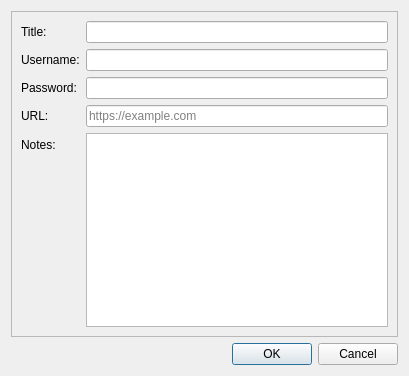
<?xml version="1.0" encoding="UTF-8"?>
<ui version="4.0">
 <class>PasswordEntryInfoDialog</class>
 <widget class="QDialog" name="PasswordEntryInfoDialog">
  <property name="windowModality">
   <enum>Qt::WindowModality::WindowModal</enum>
  </property>
  <property name="geometry">
   <rect>
    <x>0</x>
    <y>0</y>
    <width>409</width>
    <height>376</height>
   </rect>
  </property>
  <property name="windowTitle">
   <string>PasswordManager - Password entry info</string>
  </property>
  <layout class="QVBoxLayout" name="verticalLayout">
   <item>
    <widget class="QFrame" name="mainDialogFrame">
     <property name="frameShape">
      <enum>QFrame::Shape::StyledPanel</enum>
     </property>
     <property name="frameShadow">
      <enum>QFrame::Shadow::Raised</enum>
     </property>
     <layout class="QVBoxLayout" name="verticalLayout_2">
      <item>
       <layout class="QFormLayout" name="formLayout">
        <item row="0" column="0">
         <widget class="QLabel" name="titleLabel">
          <property name="text">
           <string>Title:</string>
          </property>
         </widget>
        </item>
        <item row="0" column="1">
         <widget class="QLineEdit" name="titleLineEdit"/>
        </item>
        <item row="1" column="0">
         <widget class="QLabel" name="usernameLabel">
          <property name="text">
           <string>Username:</string>
          </property>
         </widget>
        </item>
        <item row="1" column="1">
         <widget class="QLineEdit" name="usernameLineEdit"/>
        </item>
        <item row="2" column="0">
         <widget class="QLabel" name="passwordLabel">
          <property name="text">
           <string>Password:</string>
          </property>
         </widget>
        </item>
        <item row="2" column="1">
         <widget class="QLineEdit" name="passwordLineEdit">
          <property name="echoMode">
           <enum>QLineEdit::EchoMode::Password</enum>
          </property>
         </widget>
        </item>
        <item row="3" column="0">
         <widget class="QLabel" name="urlLabel">
          <property name="text">
           <string>URL:</string>
          </property>
         </widget>
        </item>
        <item row="3" column="1">
         <widget class="QLineEdit" name="urlLineEdit">
          <property name="placeholderText">
           <string>https://example.com</string>
          </property>
         </widget>
        </item>
        <item row="4" column="0">
         <widget class="QLabel" name="notesLabel">
          <property name="text">
           <string>Notes:</string>
          </property>
         </widget>
        </item>
        <item row="4" column="1">
         <widget class="QPlainTextEdit" name="notesPlainTextEdit"/>
        </item>
       </layout>
      </item>
     </layout>
    </widget>
   </item>
   <item>
    <widget class="QDialogButtonBox" name="dialogButtonBox">
     <property name="orientation">
      <enum>Qt::Orientation::Horizontal</enum>
     </property>
     <property name="standardButtons">
      <set>QDialogButtonBox::StandardButton::Cancel|QDialogButtonBox::StandardButton::Ok</set>
     </property>
    </widget>
   </item>
  </layout>
 </widget>
 <tabstops>
  <tabstop>titleLineEdit</tabstop>
  <tabstop>usernameLineEdit</tabstop>
  <tabstop>passwordLineEdit</tabstop>
  <tabstop>urlLineEdit</tabstop>
 </tabstops>
 <resources/>
 <connections>
  <connection>
   <sender>dialogButtonBox</sender>
   <signal>accepted()</signal>
   <receiver>PasswordEntryInfoDialog</receiver>
   <slot>accept()</slot>
   <hints>
    <hint type="sourcelabel">
     <x>227</x>
     <y>165</y>
    </hint>
    <hint type="destinationlabel">
     <x>157</x>
     <y>183</y>
    </hint>
   </hints>
  </connection>
  <connection>
   <sender>dialogButtonBox</sender>
   <signal>rejected()</signal>
   <receiver>PasswordEntryInfoDialog</receiver>
   <slot>reject()</slot>
   <hints>
    <hint type="sourcelabel">
     <x>295</x>
     <y>171</y>
    </hint>
    <hint type="destinationlabel">
     <x>286</x>
     <y>183</y>
    </hint>
   </hints>
  </connection>
 </connections>
</ui>
